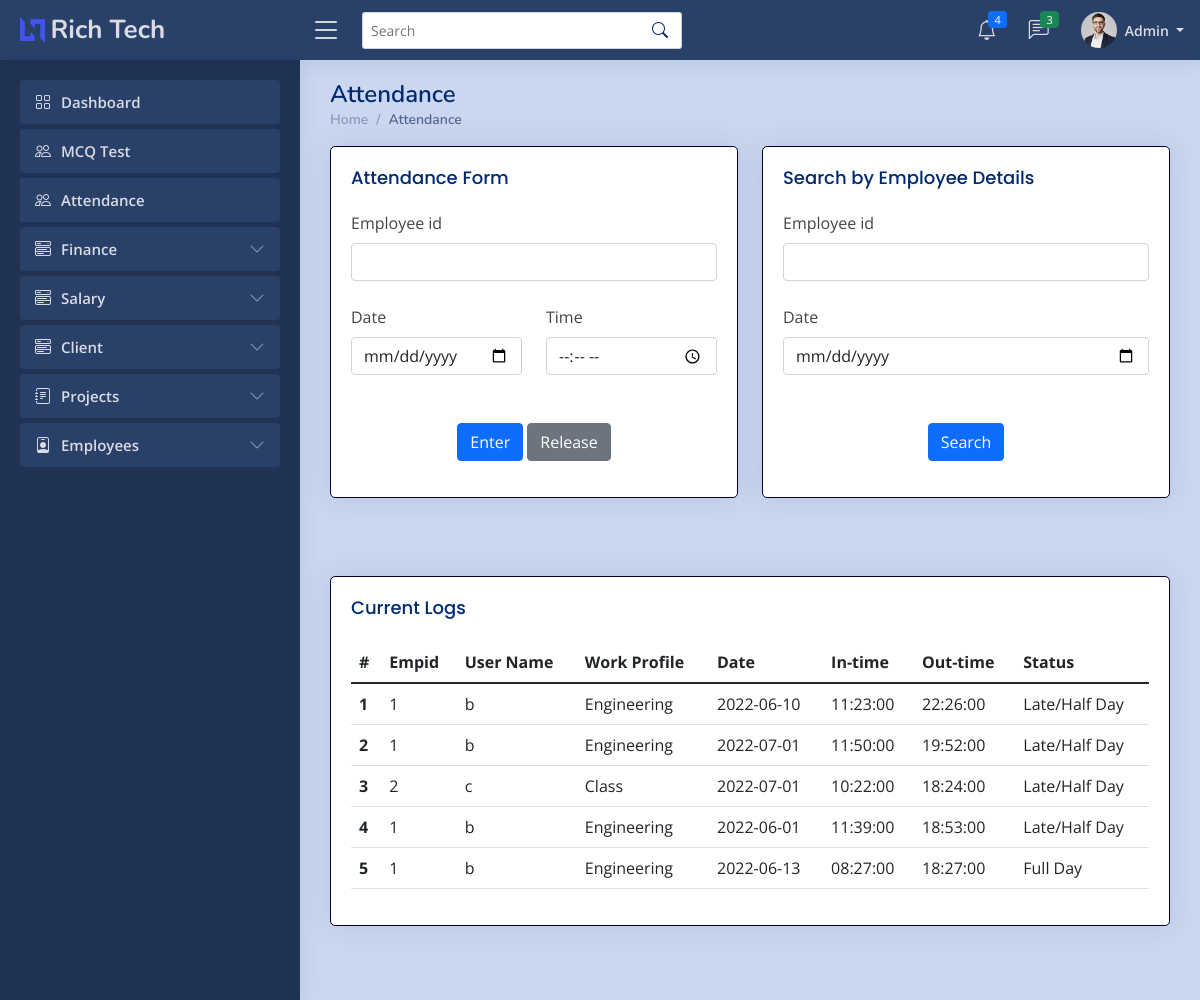
The page /admin/attendance.php (signed in) on the database as committed earlier.
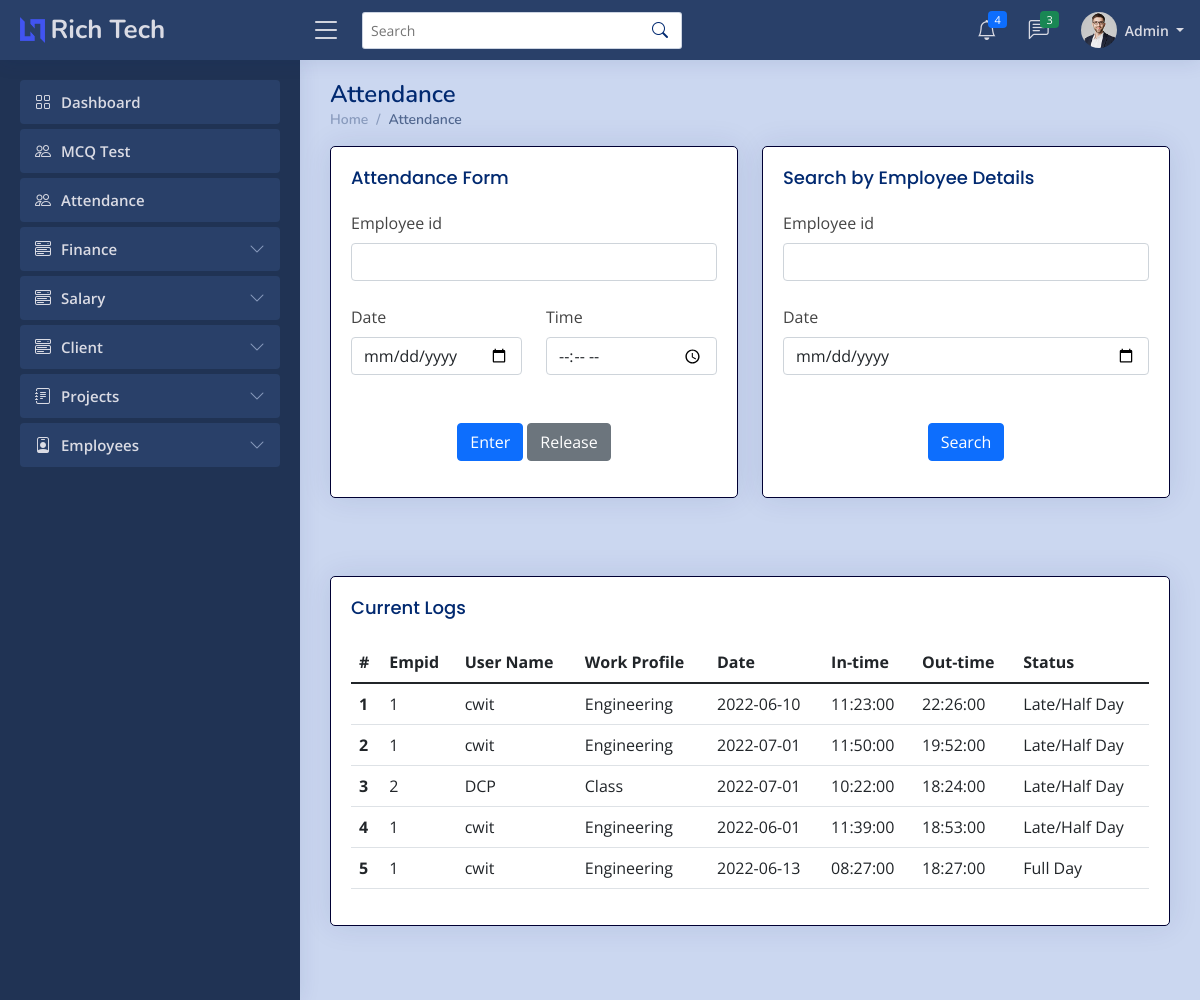
The same page on the database as committed later.
### tables this page shows
CREATE TABLE `attendancet` (
  `Id` int(7) NOT NULL,
  `uname` varchar(255) NOT NULL,
  `empid` varchar(255) NOT NULL,
  `ddate` date NOT NULL,
  `intime` time NOT NULL,
  `outtime` time DEFAULT NULL,
  `fullday` text DEFAULT NULL
);

CREATE TABLE `empt` (
  `Id` int(7) NOT NULL,
  `uname` varchar(255) NOT NULL,
  `empid` varchar(255) NOT NULL,
  `ename` varchar(255) NOT NULL,
  `deptname` varchar(255) NOT NULL,
  `email` varchar(255) NOT NULL,
  `mobile` varchar(14) NOT NULL,
  `dob` datetime NOT NULL,
  `eaddress` varchar(255) NOT NULL,
  `pphoto` longblob NOT NULL,
  `cv` longblob NOT NULL,
  `bio` longtext NOT NULL,
  `github` varchar(255) NOT NULL,
  `twitter` varchar(255) NOT NULL,
  `insta` varchar(255) NOT NULL,
  `linkedin` varchar(255) NOT NULL,
  `wstatus` varchar(20) NOT NULL
);

### admin/attendance.php (the view, shortened to what the rows shown need)
<?php
    if ($_SESSION['erole']=="admin"){
    ?>
<!DOCTYPE html>
<html lang="en">
    <head>
        <link href="../assets/vendor/bootstrap/css/bootstrap.min.css" rel="stylesheet">
        <link rel="stylesheet" href="../assets/vendor/bootstrap-icons/bootstrap-icons.css?v=<?php echo time(); ?>">
        <link href="../assets/vendor/boxicons/css/boxicons.min.css" rel="stylesheet">
        <link href="../assets/vendor/quill/quill.snow.css" rel="stylesheet">
        <link href="../assets/vendor/quill/quill.bubble.css" rel="stylesheet">
        <link href="../assets/vendor/remixicon/remixicon.css" rel="stylesheet">
        <link href="../assets/vendor/simple-datatables/style.css" rel="stylesheet">
        <link rel="stylesheet" href="../assets/css/style.css?v=<?php echo time(); ?>">
    </head>
    <body>
        <main id="main" class="main">
        <div class="pagetitle">
                <h1>Attendance</h1>
            </div>
            <br>
            <br>
            <section class="section dashboard">
                <div class="row">
                    <div class="col-md-12">
                        <div class="card">
                            <div class="card-body">
                                <?php
                                    include '../imports/config.php';
                                    $conn=mysqli_connect($server_name,$username,$password,$database_name);
                                    if(isset($_POST['searchattendance']) ){
                                        $empid=$_POST['empid'];
                                        $date=$_POST['date'];
                                        if ($date !="") {
                                            $sql="SELECT * FROM attendancet WHERE empid='$empid' AND ddate='$date' ORDER BY Id DESC";
                                            $records=mysqli_query($conn,$sql);
                                        }else{
                                            $sql="SELECT * FROM attendancet WHERE empid='$empid' ORDER BY Id DESC";
                                            $records=mysqli_query($conn,$sql);
                                        }
                                        if(mysqli_num_rows($records)>0){
                                            $n=1;
                                            echo '<div class="table-responsive">';
                                            echo '<table class="table datatable">';
                                                echo '<thead class="thead-dark">';
                                                    echo '<tr>';
                                                    echo '<th scope="col">#</th>';
                                                    echo '<th scope="col">Empid</th>';
                                                    echo '<th scope="col">User Name</th>';
                                                    echo '<th scope="col">Work-Profile</th>';
                                                    echo '<th scope="col">Date</th>';
                                                    echo '<th scope="col">In-time</th>';
                                                    echo '<th scope="col">Out-time</th>';
                                                    echo '<th scope="col">Status</th>';
                                                    echo '</tr>';
                                                echo '</thead>';
                                                echo '<tbody>';
                                                while($data = mysqli_fetch_array($records)){
                                                    $empid=$data['empid'];
                                                    $ename=$data['uname'];
                                                    $ddate=$data['ddate'];
                                                    $mysql = "SELECT bio from empt where empid='$empid'";
                                                    $result2 = mysqli_query($conn, $mysql);
                                                    $row2 = mysqli_fetch_assoc($result2);
                                                    $bio = $row2['bio'];
                                                    $intime=$data['intime'];
                                                    $outtime=$data['outtime'];
                                                    if ($outtime=="") {
                                                        $outtime="Working";
                                                    }
                                                    $status=$data['fullday'];
                                                    if ($status=="True") {
                                                        $status="Full Day";
                                                    }
                                                    elseif ($status=="False" && $outtime=="Working") {
                                                        $status="";
                                                    }
                                                    else{
                                                        $status="Late/Half Day";
                                                    }
                                                    echo '<tr>
                                                            <th scope="row">'.$n.'</th>
                                                            <td>'.$empid.'</td>
                                                            <td>'.$ename.'</td>
                                                            <td>'.$bio.'</td>
                                                            <td>'.$ddate.'</td>
                                                            <td>'.$intime.'</td>
                                                            <td>'.$outtime.'</td>
                                                            <td>'.$status.'</td>
                                                            </tr>';
                                                    $n+=1;
                                                }
                                                echo '</tbody>
                                        </table>';
                                        echo '</div>';
                                        }
                                        else{
                                            echo "No data found";
                                        }
                                    }else{
                                        $sql_query = "SELECT * from attendancet ORDER BY Id DESC";
                                        $records = mysqli_query($conn, $sql_query);
                                        $n=1;
                                        echo '<div class="table-responsive">';
                                        echo '<table class="table datatable">';
                                            echo '<thead class="thead-dark">';
                                                echo '<tr>';
                                                echo '<th scope="col">#</th>';
                                                echo '<th scope="col">Empid</th>';
                                                echo '<th scope="col">User Name</th>';
                                                echo '<th scope="col">Work Profile</th>';
                                                echo '<th scope="col">Date</th>';
                                                echo '<th scope="col">In-time</th>';
                                                echo '<th scope="col">Out-time</th>';
                                                echo '<th scope="col">Status</th>';
                                                echo '</tr>';
                                            echo '</thead>';
                                            echo '<tbody>';
                                            while($data = mysqli_fetch_array($records)){
                                                $empid=$data['empid'];
                                                $ename=$data['uname'];
                                                $ddate=$data['ddate'];
                                                $mysql = "SELECT bio from empt where empid='$empid'";
                                                $result2 = mysqli_query($conn, $mysql);
                                                $row2 = mysqli_fetch_assoc($result2);
                                                $bio = $row2['bio'];
                                                $intime=$data['intime'];
                                                $outtime=$data['outtime'];
                                                $status=$data['fullday'];
                                                if ($status=="True") {
                                                    $status="Full Day";
                                                }
                                                elseif ($status=="False" && $outtime=="Working") {
                                                    $status="";
                                                }
                                                else{
                                                    $status="Late/Half Day";
                                                }
                                                echo '<tr>
                                                        <th scope="row">'.$n.'</th>
                                                        <td>'.$empid.'</td>
                                                        <td>'.$ename.'</td>
                                                        <td>'.$bio.'</td>
                                                        <td>'.$ddate.'</td>
                                                        <td>'.$intime.'</td>
                                                        <td>'.$outtime.'</td>
                                                        <td>'.$status.'</td>
                                                        </tr>';
                                                $n+=1;
                                            }
                                            echo '</tbody>
                                            </table>';
                                            echo '</div>';
                                        }
                                    ?>
                            </div>
                        </div>
                    </div>
                </div>
            </section>
        </main>
    </body>
</html>
<?php
    }
    else{
    ob_start();
    header('Location: '.'../index.php');
    ob_end_flush();
    die();
    }
    ?>

Rows that differ between the two databases and show on the page:
changed attendancet (number 1 of 5 on the later page): uname "b" → "cwit"
changed attendancet (number 2 of 5 on the later page): uname "b" → "cwit"
changed attendancet "Class": uname "c" → "DCP"
changed attendancet (number 4 of 5 on the later page): uname "b" → "cwit"
changed attendancet "Full Day": uname "b" → "cwit"
